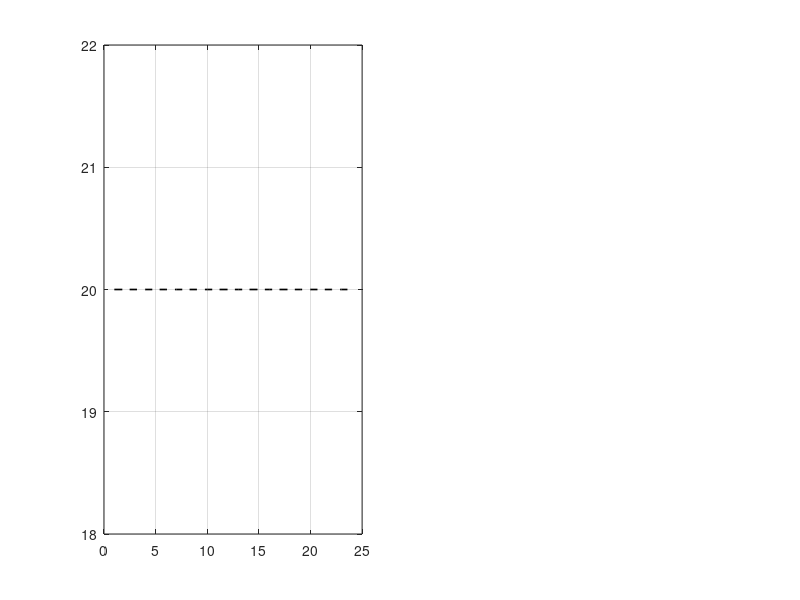

This figure's MATLAB source: (Note: this script raises an error after producing the figure.)
%% Imported power from main grid
m = ['s','*','o'];
figure
title('Homogeneous agents')
subplot(1,2,1)
hold on; box on; grid on;

plot(20*ones(1,24),'k--','LineWidth',1.2)
for i = 1:2
    %for ii = 1:3
        dat = ['sim_cs',num2str(i),'_ty',num2str(1),'_tc',num2str(1)];
        
        
        load(dat);
        plot(s.ph_mg(:,end),'Marker',m(i),'LineWidth',1);
    %end
end
legend('lower bound','n=20','n=10','n=50')
xlabel('k [hour]')
ylabel('Power [kWh]')
xlim([1 24])
subplot(1,2,2)
hold on; box on; grid on;
title('Heterogeneous agents')
plot(20*ones(1,24),'k--','LineWidth',1.2)
for i = 1:2
    %for ii = 1:3
        dat = ['sim_cs',num2str(i),'_ty',num2str(0),'_tc',num2str(1)];
        
        
        load(dat);
        plot(s.ph_mg(:,end),'Marker',m(i),'LineWidth',1);
    %end
end
%legend('lower bound','n=20','n=10','n=50')
xlabel('k [hour]')
ylabel('Power [kWh]')
xlim([1 24])
%% total power exchanged
m = ['s','*','o'];
figure
subplot(1,2,1)
hold on; box on; grid on;
title('Homogeneous agents')
% for c = 1:3
    for cc = 1:3
        dat = ['sim_cs',num2str(1),'_ty',num2str(1),'_tc',num2str(cc-1)];
        load(dat);
        pt_t = zeros(24,1);
        for i = 1:np.n
            for j= 1:np.n
                if j> i && np.Adj(i,j) ==1
                    pt = np.Str{i,j}*s.u{i}(:,end);
                    pt_t = pt_t + abs(pt);
                end
            end
        end
        
        
        plot(pt_t,'Marker',m(cc),'LineWidth',1);
    end
    legend('no cost','uniform costs','heteregenous costs')
    xlabel('k [hour]')
    ylabel('Power [kWh]')
    xlim([1 24])

subplot(1,2,2)
hold on; box on; grid on;
title('Heterogeneous agents')
% for c = 1:3
    for cc = 1:3
        dat = ['sim_cs',num2str(1),'_ty',num2str(0),'_tc',num2str(cc-1)];
        load(dat);
        pt_t = zeros(24,1);
        for i = 1:np.n
            for j= 1:np.n
                if j> i && np.Adj(i,j) ==1
                    pt = np.Str{i,j}*s.u{i}(:,end);
                    pt_t = pt_t + abs(pt);
                end
            end
        end
        
        
        plot(pt_t,'Marker',m(cc),'LineWidth',1);
    end
    legend('no cost','uniform costs','heteregenous costs')
    xlabel('k [hour]')
    ylabel('Power [kWh]')
    xlim([1 24])
% end

%%
%m = ['s','*','o'];
cs =2;
figure
subplot(1,2,1)
hold on; box on; grid on;
title('Homogeneous agents')
dat = ['sim_cs',num2str(cs),'_ty',num2str(1),'_tc',num2str(0)];
load(dat);
J_b = s.J;
% for c = 1:3
    for cc = 1:2
        dat = ['sim_cs',num2str(cs),'_ty',num2str(1),'_tc',num2str(cc)];
        load(dat);
               
        dJ(cc,:) =s.J-J_b;

    end
    bar(dJ');
    legend('uniform costs','heteregenous costs')
    xlabel('Agent')
    ylabel('Cost')
    xlim([0 np.n+1])

   subplot(1,2,2)
hold on; box on; grid on;
title('Heterogeneous agents')
dat = ['sim_cs',num2str(cs),'_ty',num2str(0),'_tc',num2str(0)];
load(dat);
J_b = s.J;
% for c = 1:3
    for cc = 1:2
        dat = ['sim_cs',num2str(cs),'_ty',num2str(0),'_tc',num2str(cc)];
        load(dat);
               
        
        dJ(cc,:) =s.J-J_b;

    end
    bar(dJ');
    
    legend('uniform costs','heteregenous costs')
    xlabel('Agent')
    ylabel('Cost')
    xlim([0 np.n+1])